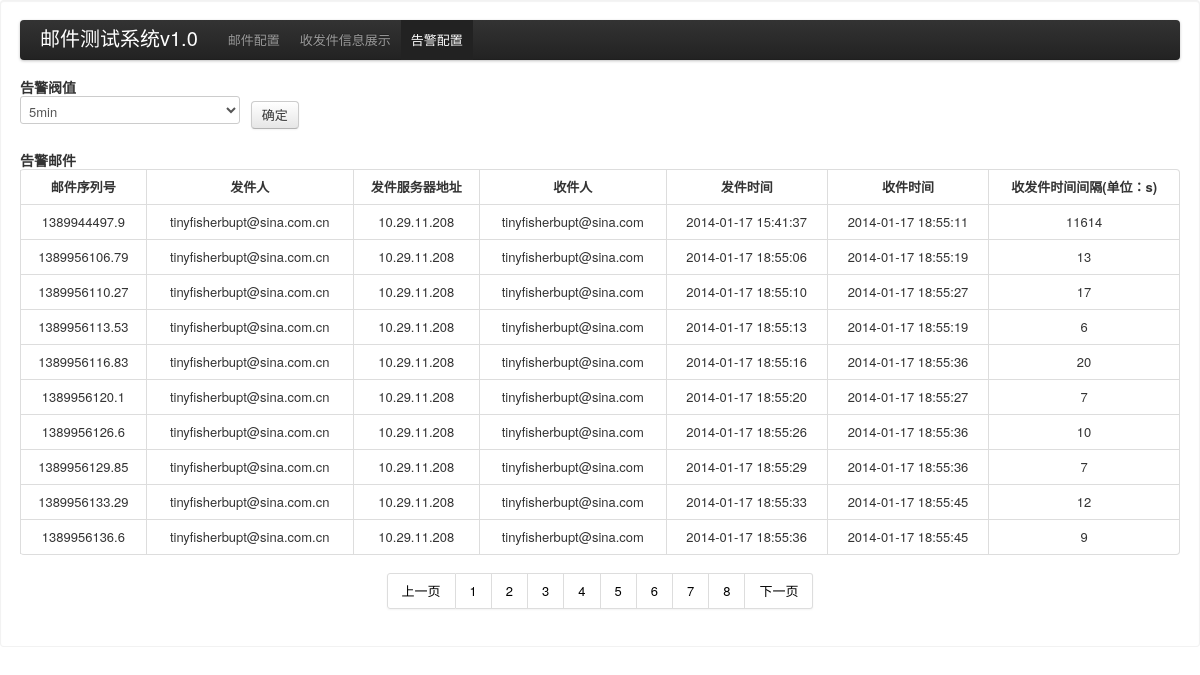
Page /mailtest/warn.php?page=4&warn_time=5 on the committed database.
### tables this page shows
CREATE TABLE `mailtest` (
  `id` int(11) DEFAULT NULL,
  `seq` varchar(50) NOT NULL DEFAULT '',
  `senduser` varchar(50) DEFAULT NULL,
  `recuser` varchar(50) DEFAULT NULL,
  `sendserver` varchar(20) NOT NULL,
  `sendtime` datetime NOT NULL,
  `rectime` datetime NOT NULL,
  `timespace` int(11) NOT NULL,
  `warn` tinyint(1) NOT NULL,
  PRIMARY KEY (`seq`)
);

### mailtest/warn.php (the view, shortened to what this page needs)
<!DOCTYPE html>
<html lang="en">
<head>
     <link href="./bootstrap/css/bootstrap.css" rel="stylesheet">
</head>
<body onload="change()">
<div class="well">
<div class="navbar">
 <div class="navbar-inner">
   <div class="container">
        <a class="brand" href="#"> 邮件测试系统v1.0 </a>
		<ul class="nav">
        <li >
        <a href="index.php">邮件配置</a>
        </li>
        <li><a href="show.php">收发件信息展示</a></li>
        <li class="active"><a href="warn.php">告警配置</a></li>
        </ul>
   </div>
  </div>
</div>
<div>
<form action="warn.php" type="get">
	<div>
	<h4>告警阀值</h4>
	<select name="warn_time" id="warn_time" >
		<option value="5">5min</option>
	</select>
	&nbsp <button type="submit" class="btn" id="start" >确定</button>
	</div>
</form>
</div>
<div>
<div>
<h4>告警邮件</h4>
</div>
	<table class="table table-bordered">
	<tr>
	<th>邮件序列号</th>
	<th>发件人</th>
	<th>发件服务器地址</th>
	<th>收件人</th>
	<th>发件时间</th>
	<th>收件时间</th>
	<th>收发件时间间隔(单位：s)</th>
	</tr>
	<?php
	$warn_time=$_GET['warn_time'];
	$perNumber=10;
	$page=$_GET['page'];
	$count=mysql_query("select count(*) from mailtest where timespace > $warn_time");
	$rs=mysql_fetch_array($count);
	$totalNumber=$rs[0];
	$totalPage=ceil($totalNumber/$perNumber);
	$startCount=($page-1)*$perNumber;
	$result=mysql_query("select * from mailtest where timespace>$warn_time  limit $startCount,$perNumber");
	while ($row=mysql_fetch_array($result)) {
		  echo "<tr>";
		  echo "<td>" . $row['seq'] . "</td>";
		  echo "<td>" . $row['senduser'] . "</td>";
		  echo "<td>" . $row['sendserver'] . "</td>";
		  echo "<td>" . $row['recuser'] . "</td>";
		  echo "<td>" . $row['sendtime'] . "</td>";
		  echo "<td>" . $row['rectime'] . "</td>";
		  echo "<td>" . $row['timespace'] . "</td>";
		  echo "</tr>";
	}
?>
</table>
	</div>
	<div class="pagination" align="center">
	<ul>
	<?php
	if ($page != 1) {
	?>
		<li><a href="warn.php?page=<?php echo $page - 1;?>&warn_time=<?php  echo $warn_time; ?>">上一页</a></li>
	<?php
	}
	for ($i=1;$i<=$totalPage;$i++) {
	?>
		<li id="<?php echo $i ?>" ><a href="warn.php?page=<?php echo $i;?>&warn_time=<?php  echo $warn_time; ?>"><?php echo $i ;?></a></li>
	<?php
	}
	if ($page<$totalPage) {
	?>
		<li><a href="warn.php?page=<?php echo $page + 1;?>&warn_time=<?php  echo $warn_time; ?>">下一页</a></li>
	</ul>
	</div>
	<?php
	}
	?>
</div>
</body>

### rows in the picture
mailtest: seq "1389944497.9", senduser "tinyfisherbupt@sina.com.cn", sendserver "10.29.11.208", recuser "tinyfisherbupt@sina.com", sendtime "2014-01-17 15:41:37", rectime "2014-01-17 18:55:11", timespace "11614"
mailtest: seq "1389956106.79", senduser "tinyfisherbupt@sina.com.cn", sendserver "10.29.11.208", recuser "tinyfisherbupt@sina.com", sendtime "2014-01-17 18:55:06", rectime "2014-01-17 18:55:19", timespace "13"
mailtest: seq "1389956110.27", senduser "tinyfisherbupt@sina.com.cn", sendserver "10.29.11.208", recuser "tinyfisherbupt@sina.com", sendtime "2014-01-17 18:55:10", rectime "2014-01-17 18:55:27", timespace "17"
mailtest: seq "1389956113.53", senduser "tinyfisherbupt@sina.com.cn", sendserver "10.29.11.208", recuser "tinyfisherbupt@sina.com", sendtime "2014-01-17 18:55:13", rectime "2014-01-17 18:55:19", timespace "6"
mailtest: seq "1389956116.83", senduser "tinyfisherbupt@sina.com.cn", sendserver "10.29.11.208", recuser "tinyfisherbupt@sina.com", sendtime "2014-01-17 18:55:16", rectime "2014-01-17 18:55:36", timespace "20"
mailtest: seq "1389956120.1", senduser "tinyfisherbupt@sina.com.cn", sendserver "10.29.11.208", recuser "tinyfisherbupt@sina.com", sendtime "2014-01-17 18:55:20", rectime "2014-01-17 18:55:27", timespace "7"
mailtest: seq "1389956126.6", senduser "tinyfisherbupt@sina.com.cn", sendserver "10.29.11.208", recuser "tinyfisherbupt@sina.com", sendtime "2014-01-17 18:55:26", rectime "2014-01-17 18:55:36", timespace "10"
mailtest: seq "1389956129.85", senduser "tinyfisherbupt@sina.com.cn", sendserver "10.29.11.208", recuser "tinyfisherbupt@sina.com", sendtime "2014-01-17 18:55:29", rectime "2014-01-17 18:55:36", timespace "7"
mailtest: seq "1389956133.29", senduser "tinyfisherbupt@sina.com.cn", sendserver "10.29.11.208", recuser "tinyfisherbupt@sina.com", sendtime "2014-01-17 18:55:33", rectime "2014-01-17 18:55:45", timespace "12"
mailtest: seq "1389956136.6", senduser "tinyfisherbupt@sina.com.cn", sendserver "10.29.11.208", recuser "tinyfisherbupt@sina.com", sendtime "2014-01-17 18:55:36", rectime "2014-01-17 18:55:45", timespace "9"
